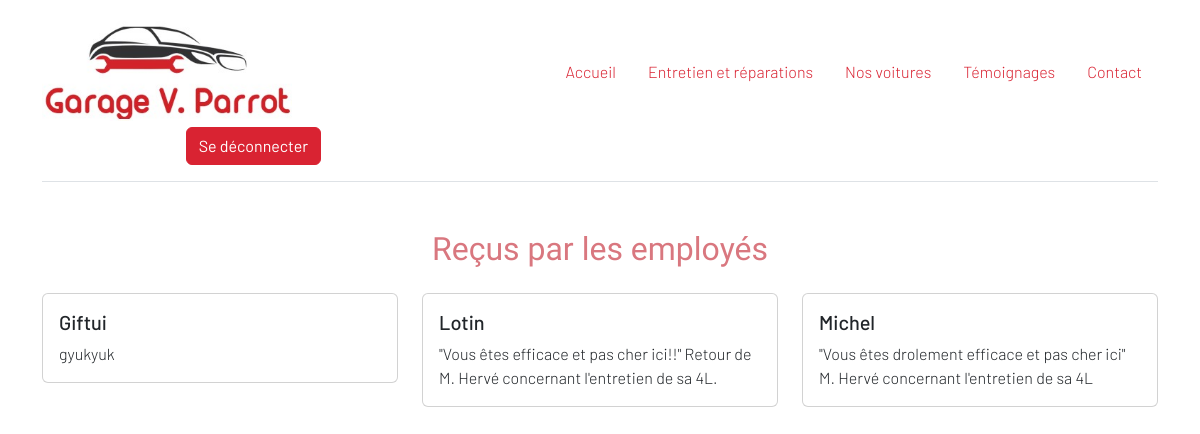
The app's page /temoignage_employe.php (signed in) with its own data.
### tables this page shows
CREATE TABLE `temoignages_employe` (
  `id` int(11) NOT NULL,
  `name` varchar(255) NOT NULL,
  `comment` text NOT NULL
);

### lib/temoignage.php (called while the page is built, shortened)
<?php
  function getTemoignageEmploye(PDO $pdo){
    $sql = 'SELECT * FROM temoignages_employe ORDER BY id DESC';
    $query = $pdo->prepare($sql);
    $query->execute();
    return $query->fetchAll();
  }
?>

### temoignage_employe.php (the view, shortened to what this page needs)
<?php
require_once('templates/header.php');
require_once('lib/temoignage.php');
$testimonies = getTemoignageEmploye($pdo);
?>
<h2 class="text-center mt-5">Reçus par les employés</h2>
<div class="container">
  <div class="row">
    <?php
    foreach($testimonies as $key => $testimoni){
    ?>
    <div class="col-md-4 mt-3">
        <div class="card ">
            <div class="card-body">
              <h5 class="card-title"><?=$testimoni['name']; ?></h5>
              <p class="card-text"><?=$testimoni['comment']; ?></p>
            </div>
        </div>
    </div>
    <?php } ?>
  </div>
</div>

### assets/css/style.css (style rules this page uses)
.structure { font-family: 'Barlow', sans-serif; font-weight: 300; }
.structure h2, h3 { font-family: 'Rajdhani'; font-weight: 400; }

### records on screen
temoignages_employe: name "Giftui", comment "gyukyuk"
temoignages_employe: name "Lotin", comment "\"Vous êtes efficace et pas cher ici!!\" Retour de M. Hervé concernant l'entretien de sa 4L."
temoignages_employe: name "Michel", comment "\"Vous êtes drolement efficace et pas cher ici\" M. Hervé concernant l'entretien de sa 4L"

### other values on screen
$value "Accueil"
$value "Entretien et réparations"
$value "Nos voitures"
$value "Témoignages"
$value "Contact"
